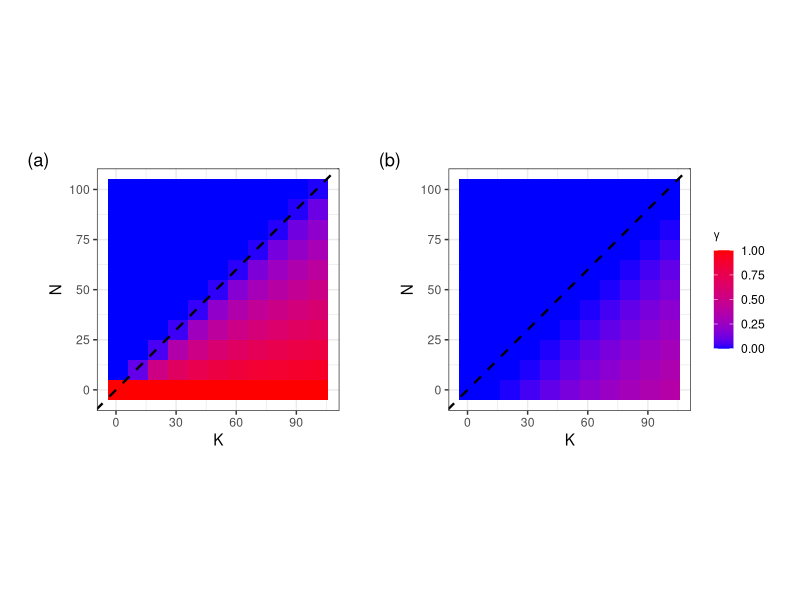
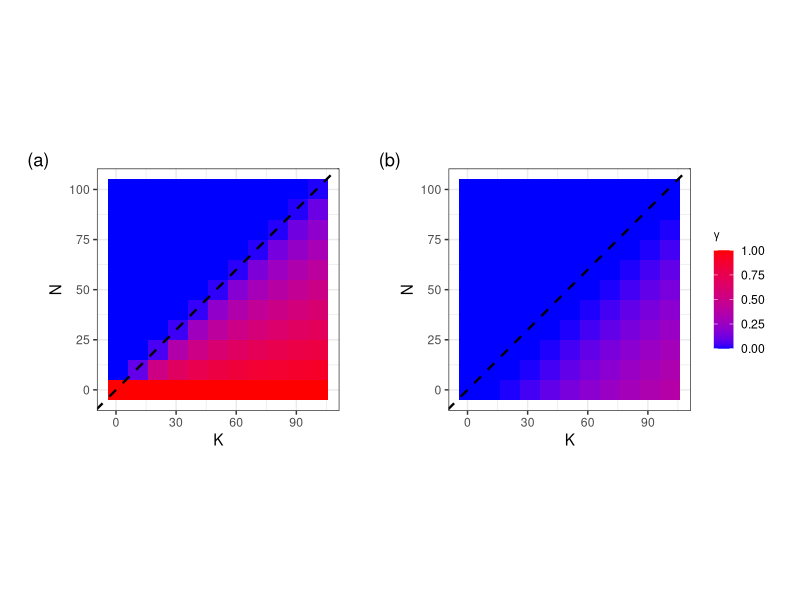

The R source for these figures, in order:
## linear model and exponential model
## different models of diversity dependence affect rates

library(ggplot2)
library(reshape2)
library(patchwork)

# Define parameters
alpha <- 100
gamma_0 <- 1
K_values <- seq(1, 101, by=10)
N_values <- seq(0, 100, by=10)

# Initialize data frames to store results
results_gamma1 <- data.frame(K = numeric(), N = numeric(), Gamma = numeric())
results_gamma2 <- data.frame(K = numeric(), N = numeric(), Gamma = numeric())

# Calculate gamma values for each K and N
for (N in N_values) {
  for (K in K_values) {

    gamma1 <- ifelse(K - N > 0, gamma_0 * (1 - N / K), 0)
    gamma2 <- ifelse(K - N > 0, gamma_0 * exp(-alpha / (K - N)), 0)
    results_gamma1 <- rbind(results_gamma1, data.frame(K = K, N = N, Gamma = gamma1))
    results_gamma2 <- rbind(results_gamma2, data.frame(K = K, N = N, Gamma = gamma2))
  }
}

# Plot for the first gamma equation
plot_gamma1 <- ggplot(results_gamma1, aes(x = K, y = N, fill = Gamma)) +
  geom_tile() +
  coord_fixed() +
  scale_fill_gradient(name = expression(gamma), low = "blue", high = "red", limits = c(0, 1)) +
  geom_abline(slope = 1,
              intercept = 0,
              linetype = "dashed",
              linewidth = 0.8) +
  labs(tag = "(a)",
       x = "K",
       y = "N") +
  theme_bw() +
  theme(plot.margin = unit(c(0.5, 0.5, 0.5, 0.5), "cm"),
        legend.title = element_text(size = 8),
        legend.key.size = unit(0.5, "cm"))

# Plot for the second gamma equation
plot_gamma2 <- ggplot(results_gamma2, aes(x = K, y = N, fill = Gamma)) +
  geom_tile() +
  coord_fixed() +
  scale_fill_gradient(name = expression(gamma), low = "blue", high = "red", limits = c(0, 1)) +
  geom_abline(slope = 1,
              intercept = 0,
              linetype = "dashed",
              linewidth = 0.8) +
  labs(tag = "(b)",
       x = "K",
       y = "N") +
  theme_bw() +
  theme(plot.margin = unit(c(0.5, 0.5, 0.5, 0.5), "cm"),
        legend.title = element_text(size = 8),
        legend.key.size = unit(0.5, "cm"))

# Combine the plots and adjust layout
p <- plot_gamma1 + plot_gamma2 + plot_layout(ncol = 2, guides = "collect")

# Save the plot
ggsave("script/DDgamma.png", p,
       width = 6, height = 3, units = "in", dpi = 300)

ggsave("figures/DDgamma.pdf", p,
       width = 6, height = 3, units = "in", dpi = 300)

